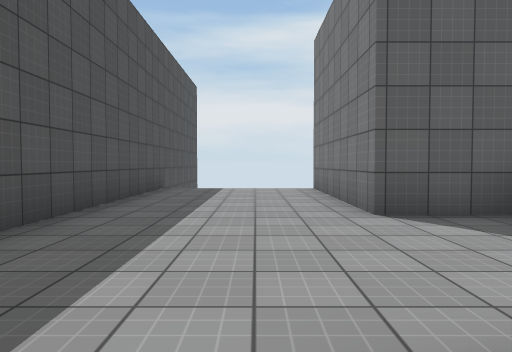
[1] (above)

21 first-person views from a walk through a 3-D level made in the Unity game engine. The camera is 1.2 m above the floor, tilts 2° down and sees 70° across. The floor is counted in squares, 2 m on a side. Each view is taken from the middle of a square. On the plan, view 1 faces up. The plan holds only what a view shows up to about 10 squares ahead; the rest is blank. The place goes on beyond the plan. The player is left out. Surface patterns are stand-ins for the level's own textures.

[2]
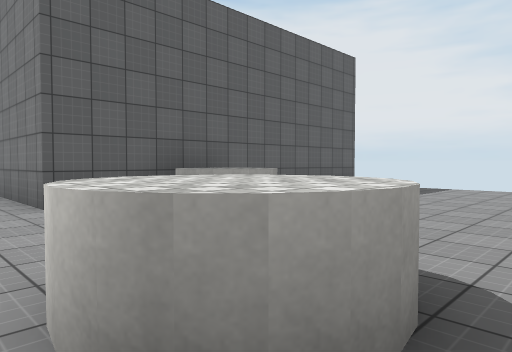

[3]
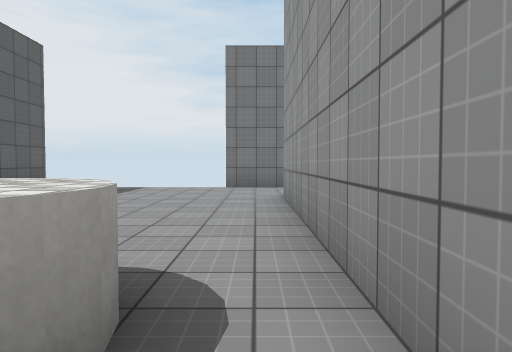

[4]
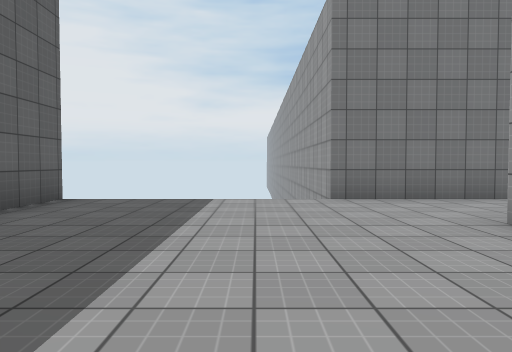

[5]
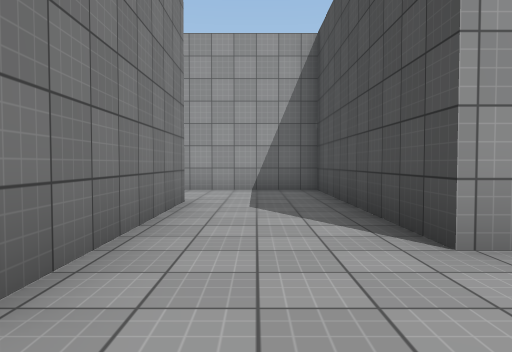

[6]
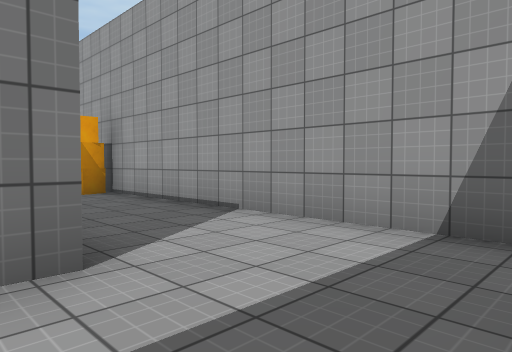

[7]
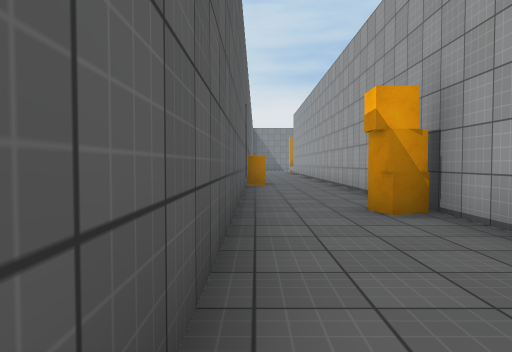

[8]
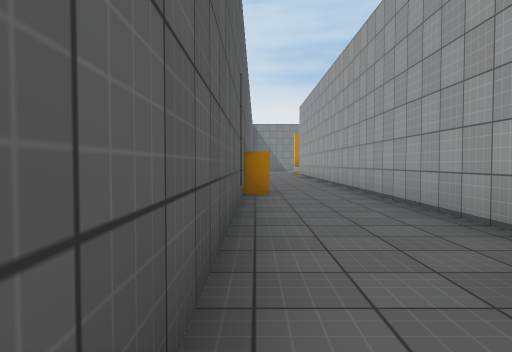

[9]
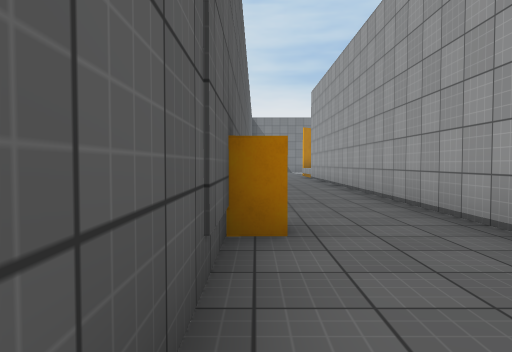

[10]
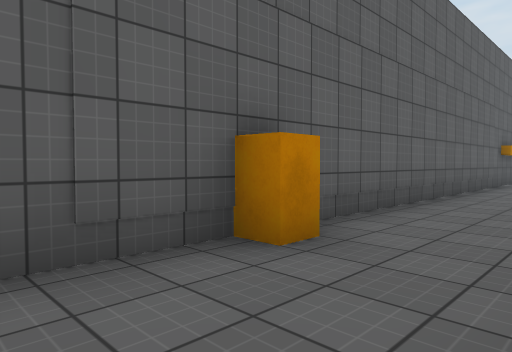

[11]
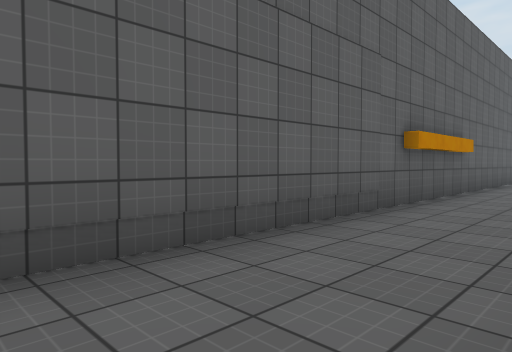

[12]
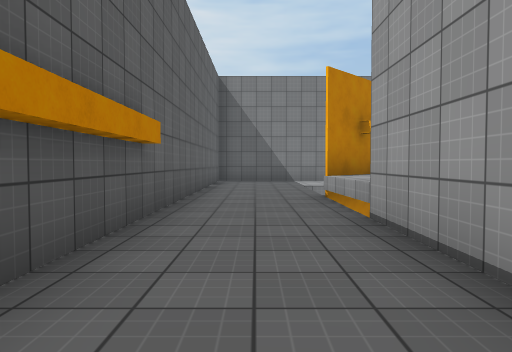

[13]
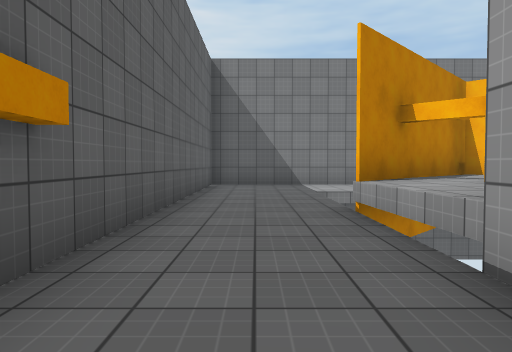

[14]
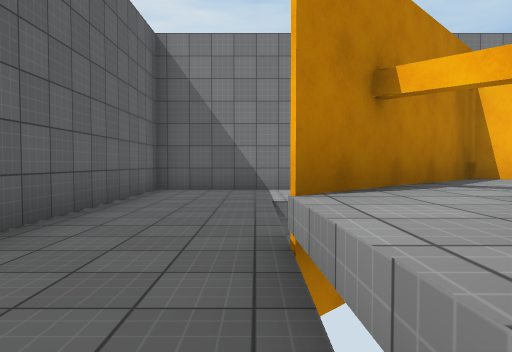

[15]
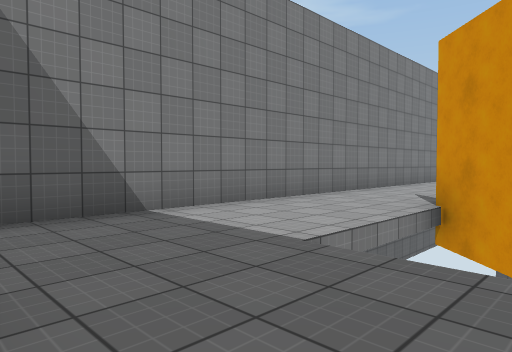

[16]
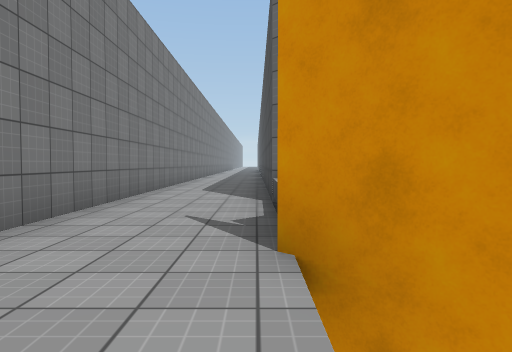

[17]
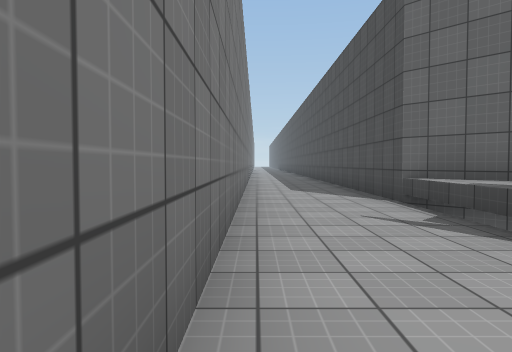

[18]
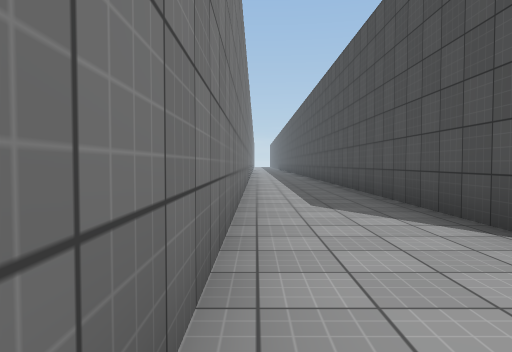

[19]
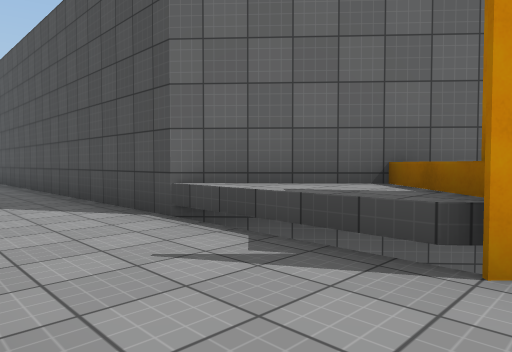

[20]
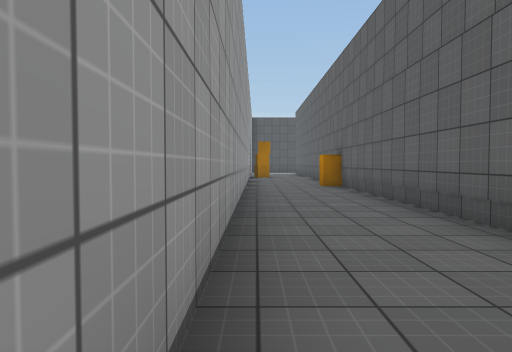

[21]
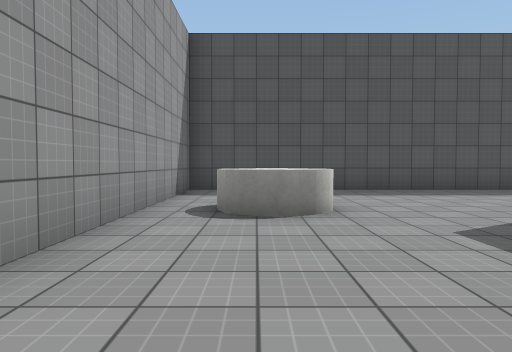

### Floor plan
Key: @ floor where view 1 was taken; # wall or solid block; x gap in a wall; . floor; ^ raised ledge; O other object.
Columns run from 3 left of view 1 to 41 right of it. Each row starts with its distance up from view 1.
  9 ##  ##
  8 #....#
  7 #....#
  6 #....#
  5 #....########
  4 #......#  ...
  3 #.....^^.....
  2 #............
  1 # ..^........
  0 #  @^^.......#
 -1 #............#
 -2 ##########...#
 -3          #...#
 -4          #...##################### ##########
 -5          #.............O.........###........#
 -6          #..................................#
 -7          #........O.........................#
 -8          ###########################^^#x ...#
 -9                                      ^^^x...#
-10                                        ^#...#
-11                                       #^^...#
-12                                        #^...#
-13                                         #...#
-14                                         #...#
-15                                         #...#
-16                                         #...#
-17                                         #...#
-18                                         #...#

Where each view was taken, in squares from view 1:
view 1: 0 up, 0 right, facing up
view 2: 1 down, 0 right, facing up-right
view 3: 1 down, 0 right, facing right
view 4: 1 up, 3 right, facing right
view 5: 1 up, 8 right, facing down
view 6: 4 down, 7 right, facing down-right
view 7: 5 down, 10 right, facing right
view 8: 5 down, 13 right, facing right
view 9: 5 down, 17 right, facing right
view 10: 7 down, 18 right, facing up-right
view 11: 7 down, 24 right, facing up-right
view 12: 6 down, 28 right, facing right
view 13: 6 down, 30 right, facing right
view 14: 7 down, 32 right, facing right
view 15: 5 down, 36 right, facing down-right
view 16: 8 down, 38 right, facing down
view 17: 8 down, 40 right, facing down
view 18: 11 down, 40 right, facing down
view 19: 10 down, 40 right, facing down-left
view 20: 7 down, 30 right, facing left
view 21: 0 up, 6 right, facing left
